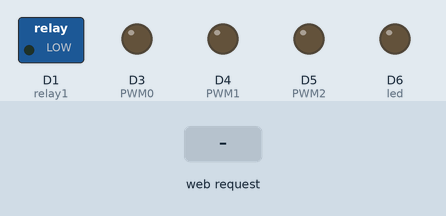
Bench run of a sketch on a simulated Arduino MKR. Shown: switched loads named in the sketch (green lamp = pin HIGH), output pins drawn as LEDs (lit = HIGH). The test bench sets the inputs (shaded band).

Above: at 3.0 s.
3.1 s: HTTP request GET /?relay1=highVolt received
At 3.6 s:
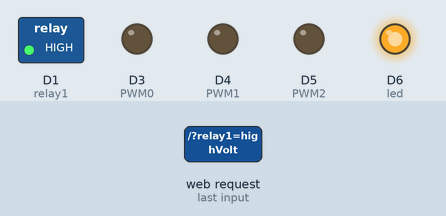
4.6 s: HTTP request GET /?button=bCh0 received
At 5.8 s:
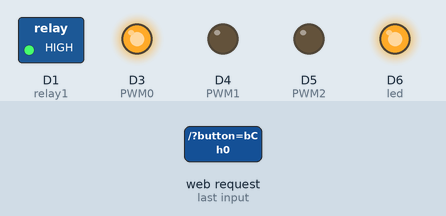
6.1 s: HTTP request GET /?button=b03 received
9.1 s: HTTP request GET /?button=b01 received
10.6 s: HTTP request GET /?button=bCh1 received
At 11.7 s:
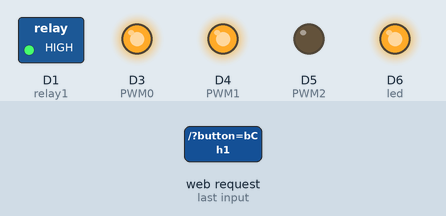
12.1 s: HTTP request GET /?button=b04 received
At 13.4 s:
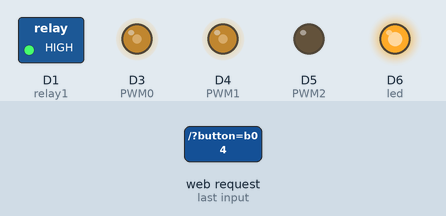
Timing chart, 0 to 14.6 s (numbered marks = the images above; inputs shaded):
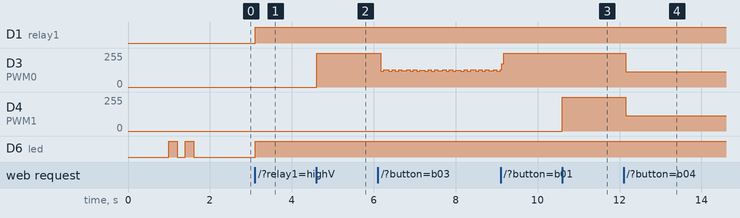

Measured:
- after the input at 3.1 s, D1 (relay1), D6 (led): LOW → HIGH at once
- after the input at 4.6 s, D3 (PWM0): 0/255 → 255/255 at once
- after the input at 10.6 s, D4 (PWM1): 0/255 → 255/255 at once
- after the input at 12.1 s, D3 (PWM0), D4 (PWM1): 255/255 → 116/255 after 0.05 s

The sketch:

PortableDCAC.ino
```cpp
#include <WiFiNINA.h>
/************ Triangle Communication with vibration feature *********
 * Server: Arduino WiFI, Client connected to: 192.168.4.1
 * Author: Yitian Shao (ytshao@is.mpg.de)
 * Revived on 2022.04.26
********************************************/

/************Board Configuration************/
#define DAC A0 // Reserved analog output pin
/*Note: PWM pin 1 is reserved for relay!*/
#define PWM0 3 // The PWM pin used to control optocoupler 0
#define PWM1 4 // The PWM pin used to control optocoupler 1
#define PWM2 5 // The PWM pin used to control optocoupler 2

const int led =  LED_BUILTIN; // On-board LED pin
const int relay1 = 1; // HV Relay pin

/************WIFI Configuration Parameters************/
char ssid[] = "HVCtrl";        // your network SSID (name)
char pass[] = "1234";    // your network password (use for WPA, or use as key for WEP)
int status = WL_IDLE_STATUS;

/************High Voltage (HV) Variables************/
bool inTransition = false; // Flag: HV gain transition mode
bool isHV = false; // Flag: HV is turned on or off

bool openChann0 = false; // Open status of HV channel 0 (PWM0 pin)
bool openChann1 = false; // Open status of HV channel 1 (PWM1 pin)
bool openChann2 = false; // Open status of HV channel 2 (PWM2 pin)

uint HVGain = 0; // Target HV Gain (0 to 100)
uint currHVGain = 0; // Current HV Gain (0 to 100)
uint PWMGain = 0; // Computed PWM value to control the actual HV gain value  (0 to 10)

uint freq = 0; // Frequency of the square wave that is used to control the vibration
uint pulsewidth = 0; // Pulsewidth of the square wave (Uint: ms)
/************WIFI Configuration************/
WiFiServer server(80);

//void transitHV(uint curr_gain)
//{
//  PWMGain = 20*curr_gain/100;
//  if(PWMGain > 0)
//  {
//    if(openChann0) // HV Channel 0 enabled
//    {
//      digitalWrite(PWM0, HIGH);
//    }
//    if(openChann1) // HV Channel 1 enabled
//    {
//      digitalWrite(PWM1, HIGH);
//    }
//    if(openChann2) // HV Channel 2 enabled
//    {
//      digitalWrite(PWM2, HIGH);
//    }
//    delay(PWMGain);
//    //delayMicroseconds(PWMGain);
//  }
//  if(PWMGain < 20)
//  {
//    digitalWrite(PWM0, LOW);
//    digitalWrite(PWM1, LOW);
//    digitalWrite(PWM2, LOW);
//    delayMicroseconds(20 - PWMGain);
//  }
//}

void setup() {
  /************Initialize serial and wait for port to open************/
  //Serial.begin(9600);
  //delay(2000); //while (!Serial); // wait for serial port to connect. Needed for native USB port only
  //Serial.println("Access Point Web Server");

  /************Pin mode setup and Initialization************/
  pinMode(PWM0, OUTPUT);
  digitalWrite(PWM0, LOW);// Must not use: analogWrite(PWM0,255); // Turn off the MOSFET
  pinMode(PWM1, OUTPUT);
  digitalWrite(PWM1, LOW);// Must not use: analogWrite(PWM1,255); // Turn off the MOSFET
  pinMode(PWM2, OUTPUT);
  digitalWrite(PWM2, LOW);// Must not use: analogWrite(PWM2,255); // Turn off the MOSFET

  pinMode(led, OUTPUT);
  digitalWrite(led, LOW);
  pinMode(relay1, OUTPUT);
  digitalWrite(relay1, LOW);

  // check for the WiFi module:
  if (WiFi.status() == WL_NO_MODULE) {
    //Serial.println("Communication with WiFi module failed!");
    while (true); // don't continue
  }

  String fv = WiFi.firmwareVersion();
  if (fv < WIFI_FIRMWARE_LATEST_VERSION) {
    //Serial.println("Please upgrade the firmware");
  }

  /************print the network name (SSID)************/
  //Serial.print("Creating access point named: "); Serial.println(ssid);

  /************Create open network. (Change this line to create an WEP network)************/
  status = WiFi.beginAP(ssid, pass);
  if (status != WL_AP_LISTENING) {
    while (true);
  }

  delay(1000); // wait 1 seconds for connection
  server.begin(); // start the web server on port 80

  // blink LED twice as a starting sign
  for(int i = 0; i < 2; i++)
  {
    digitalWrite(led, HIGH);
    delay(200);
    digitalWrite(led, LOW);
    delay(200);
  }
  //printWiFiStatus(); // connected, print out the status
}


void loop() {
  /*compare the previous status to the current status*/
  if (status != WiFi.status()) {
    status = WiFi.status(); // it has changed update the variable
  }

  /*Create Webpage Interface*/
  WiFiClient client = server.available();   // listen for incoming clients
  if (client) {                             // if you get a client,
    //Serial.println("new client");           // print a message out the serial port
    String currentLine = "";                // make a String to hold incoming data from the client
    while (client.connected()) {            // loop while the client's connected
      if (client.available()) {             // if there's bytes to read from the client,
        char c = client.read();             // read a byte, then
        //Serial.write(c);                    // print it out the serial monitor
        if (c == '\n') {                    // if the byte is a newline character

          // if the current line is blank, you got two newline characters in a row.
          // that's the end of the client HTTP request, so send a response:
          if (currentLine.length() == 0) {
            // HTTP headers always start with a response code (e.g. HTTP/1.1 200 OK)
            // and a content-type so the client knows what's coming, then a blank line:
            client.println("HTTP/1.1 200 OK");
            client.println("Content-type:text/html");
            client.println();

            // Main content of html
            String html_main = createWebpage();
            client.print(html_main);
            client.println(); // The HTTP response ends with another blank line:

            // break out of the while loop:
            break;
          }
          else {      // if you got a newline, then clear currentLine:
            currentLine = "";
          }
        }
        else if (c != '\r') {    // if you got anything else but a carriage return character,
          currentLine += c;      // add it to the end of the currentLine
        }

        /*Square Wave Tuning Table*/
        /*PulseWidth (ms)| 1 | 2 | 3 | 4 | 5 | 6 | 7 | 8 | 9 | 10| 20|*/
        /*ActualFreq (Hz)|370|212|149|115| 91| 78| 68| 59| 53| 48| 25|*/

        // Check the client request for relay control:
        if (currentLine.endsWith("GET /?relay1=lowVolt")) {
          digitalWrite(led, LOW);
          digitalWrite(relay1,LOW);
          HVGain = 0;
          //inTransition = true;
          isHV = false;
        }
        else if (currentLine.endsWith("GET /?relay1=highVolt")) {
          digitalWrite(led, HIGH);
          digitalWrite(relay1,HIGH);
          HVGain = 100;
          //inTransition = true;
          isHV = true;
        }
        else if (currentLine.endsWith("GET /?button=b01")) {
          freq = 0;
          pulsewidth = 0;
        }
        else if (currentLine.endsWith("GET /?button=b02")) {
          freq = 20;
          pulsewidth = 24000; // (us)
        }
        else if (currentLine.endsWith("GET /?button=b03")) {
          freq = 100;
          pulsewidth = 4600; // (us)
        }
        else if (currentLine.endsWith("GET /?button=b04")) {
          freq = 300;
          pulsewidth = 1300; // (us)
        }
        else if (currentLine.endsWith("GET /?button=bCh0")) {
          openChann0 = !openChann0;
        }
        else if (currentLine.endsWith("GET /?button=bCh1")) {
          openChann1 = !openChann1;
        }
        else if (currentLine.endsWith("GET /?button=bCh2")) {
          openChann2 = !openChann2;
        }
      }
    }
    client.stop(); // close the connection // Serial.println("client disconnected");
  }

  /*Implement Control Based on User Input*/
//  if(inTransition) // HV gain in transition mode
//  {
//    freq = 0;
//    pulsewidth = 0;
//    if(currHVGain < HVGain) // Increase current voltage gain to target gain
//    {
//      currHVGain++;
//    }
//    else if(currHVGain > HVGain) // Decrease current voltage gain to target gain
//    {
//      currHVGain--;
//    }
//    else
//    {
//      inTransition = false;
//    }
//    transitHV(currHVGain);
//  }
//  else
  if(isHV) // HV output enabled
  {
    if(openChann0) // HV Channel 0 enabled
    {
      digitalWrite(PWM0, HIGH);
    }
    else
    {
      digitalWrite(PWM0, LOW);
    }

    if(openChann1) // HV Channel 1 enabled
    {
      digitalWrite(PWM1, HIGH);
    }
    else
    {
      digitalWrite(PWM1, LOW);
    }

    if(openChann2) // HV Channel 2 enabled
    {
      digitalWrite(PWM2, HIGH);
    }
    else
    {
      digitalWrite(PWM2, LOW);
    }

    if(pulsewidth > 0) // Vibration enabled: Add an AC (squarewave) in addition to DC HV output
    {
      delayMicroseconds(pulsewidth);
      digitalWrite(PWM0, LOW);
      digitalWrite(PWM1, LOW);
      digitalWrite(PWM2, LOW);
      delayMicroseconds(pulsewidth);
    }
  }
  else // Redundant code ensuring safety
  {
    digitalWrite(PWM0, LOW);
    digitalWrite(PWM1, LOW);
    digitalWrite(PWM2, LOW);
  }
}

/* Generate a website of interface for remote control */
String createWebpage(){
  String relay1_status, Chann0_status, Chann1_status, Chann2_status, Panel_info;
  Panel_info = "<p>Vibration - - - - - - Channel</p>";
  //Panel_info = "<p>0:" + String(openChann0) + ", 1:"+ String(openChann1) + ", 2:"+ String(openChann2) + ", PW:"+ String(pulsewidth) + ", HV:"+ String(isHV) + ", G:"+ String(currHVGain) + "</p>";

  if(digitalRead(relay1))
  {
    relay1_status = "<a style = \"color:red\">On";
  }
  else
  {
    relay1_status = "<a style = \"color:white\">Off";
  }

  if(openChann0)
  {
    Chann0_status = "<button name= \"button\" type=\"submit\" value=\"bCh0\" class=\"smallbutton\" style = \"background-color:#ffe6b3\">Ch0 on</button>";
  }
  else
  {
    Chann0_status = "<button name= \"button\" type=\"submit\" value=\"bCh0\" class=\"smallbutton\" style = \"background-color:#cce6ff\">Ch0 off</button>";
  }

  if(openChann1)
  {
    Chann1_status = "<button name= \"button\" type=\"submit\" value=\"bCh1\" class=\"smallbutton\" style = \"background-color:#ffe6b3\">Ch1 on</button>";
  }
  else
  {
    Chann1_status = "<button name= \"button\" type=\"submit\" value=\"bCh1\" class=\"smallbutton\" style = \"background-color:#cce6ff\">Ch1 off</button>";
  }

  if(openChann2)
  {
    Chann2_status = "<button name= \"button\" type=\"submit\" value=\"bCh2\" class=\"smallbutton\" style = \"background-color:#ffe6b3\">Ch2 on</button>";
  }
  else
  {
    Chann2_status = "<button name= \"button\" type=\"submit\" value=\"bCh2\" class=\"smallbutton\" style = \"background-color:#cce6ff\">Ch2 off</button>";
  }

  String html = "<!DOCTYPE html>";
  html += "<html><head><meta charset=\"UTF-8\"><style>";
  html += "body {background-color:black;}";
  html += "h1 {font-family:Arial; color: white; font-size:80px; margin-top:80px;}";
  html += "p {font-family:Arial; color: white; font-size:60px;}";
  html += ".buttonform{position:relative;  top:80%;  left:30%;}";
  html += ".largebutton{font-size:120px; margin-bottom:140px; margin-left:200px; padding: 30px 50px; border: none; border-radius: 10%; font-family:Arial;}";
  html += ".smallbutton{font-size:100px; margin-bottom:100px; margin-right:100px; padding: 10px 20px; border: none; border-radius: 2%; font-family:Arial;}";
  html += "</style></head><body>";
  html += "<h1 align=\"center\">High Voltage Controller</h1>";
  html += "<p align=\"center\">Current status : " + relay1_status + "</p><p><form action=\"/\" method=\"get\" class=\"buttonform\"><br>";
  html += "<button name= \"relay1\" type=\"submit\" value=\"highVolt\" class=\"largebutton\" style = \"background-color:#ff8080\">ON</button><br>";
  html += "<button name= \"relay1\" type=\"submit\" value=\"lowVolt\" class=\"largebutton\" style = \"background-color:#f2f2f2\">OFF</button><br>";
  html += "<button name= \"button\" type=\"submit\" value=\"b01\" class=\"largebutton\" style = \"background-color:#209920\">DC</button>";
  html += Panel_info + "<br>";
  html += "<button name= \"button\" type=\"submit\" value=\"b02\" class=\"smallbutton\" style = \"background-color:#40bb40\">020 Hz</button>";
  html += Chann0_status + "<br>";
  html += "<button name= \"button\" type=\"submit\" value=\"b03\" class=\"smallbutton\" style = \"background-color:#60dd60\">100 Hz</button>";
  html += Chann1_status + "<br>";
  html += "<button name= \"button\" type=\"submit\" value=\"b04\" class=\"smallbutton\" style = \"background-color:#80ff80\">300 Hz</button>";
  html += Chann2_status;
  html += "</form></p></body></html>";
  return html;
}
```
